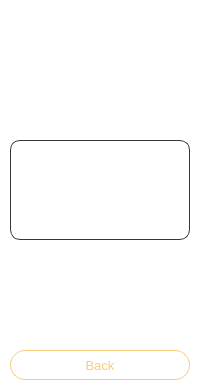
<?xml version="1.0" encoding="UTF-8"?>
<ui version="4.0">
 <class>SupportView</class>
 <widget class="QWidget" name="SupportView">
  <property name="geometry">
   <rect>
    <x>0</x>
    <y>0</y>
    <width>200</width>
    <height>390</height>
   </rect>
  </property>
  <property name="windowTitle">
   <string>OctoVault VPN</string>
  </property>
  <property name="styleSheet">
   <string notr="true">QWidget{
background-color: transparent;
}</string>
  </property>
  <widget class="QPushButton" name="btnBack">
   <property name="geometry">
    <rect>
     <x>10</x>
     <y>350</y>
     <width>180</width>
     <height>30</height>
    </rect>
   </property>
   <property name="font">
    <font>
     <pointsize>10</pointsize>
    </font>
   </property>
   <property name="styleSheet">
    <string notr="true">QPushButton{
background:transparent;
border: 1px solid #FACA7F;
border-radius: 15px;
color:#FACA7F;
}</string>
   </property>
   <property name="text">
    <string>Back</string>
   </property>
  </widget>
  <widget class="QLabel" name="lblDummy">
   <property name="geometry">
    <rect>
     <x>50</x>
     <y>20</y>
     <width>100</width>
     <height>100</height>
    </rect>
   </property>
   <property name="text">
    <string/>
   </property>
   <property name="pixmap">
    <pixmap resource="../assets/assets.qrc">:/img/images/intro_support.png</pixmap>
   </property>
   <property name="scaledContents">
    <bool>true</bool>
   </property>
  </widget>
  <widget class="QWidget" name="supportHolder" native="true">
   <property name="geometry">
    <rect>
     <x>10</x>
     <y>140</y>
     <width>180</width>
     <height>100</height>
    </rect>
   </property>
   <property name="styleSheet">
    <string notr="true">QWidget{
background:transparent;
border: 1px solid #36353a;
border-radius: 10px;
}</string>
   </property>
   <widget class="QWidget" name="chatHolder" native="true">
    <property name="geometry">
     <rect>
      <x>0</x>
      <y>10</y>
      <width>180</width>
      <height>20</height>
     </rect>
    </property>
    <property name="styleSheet">
     <string notr="true">QWidget{
border-color: transparent;
}</string>
    </property>
    <widget class="QLabel" name="lblChatLogo">
     <property name="geometry">
      <rect>
       <x>20</x>
       <y>0</y>
       <width>20</width>
       <height>20</height>
      </rect>
     </property>
     <property name="styleSheet">
      <string notr="true">QLabel{
border-color:transparent;
}</string>
     </property>
     <property name="text">
      <string/>
     </property>
     <property name="pixmap">
      <pixmap resource="../assets/assets.qrc">:/img/images/icon_chat.png</pixmap>
     </property>
     <property name="scaledContents">
      <bool>true</bool>
     </property>
    </widget>
    <widget class="QLabel" name="lblChat">
     <property name="geometry">
      <rect>
       <x>50</x>
       <y>2</y>
       <width>58</width>
       <height>16</height>
      </rect>
     </property>
     <property name="font">
      <font>
       <pointsize>10</pointsize>
      </font>
     </property>
     <property name="styleSheet">
      <string notr="true">QLabel{
border-color:transparent;
color:#FFFFFF;
}</string>
     </property>
     <property name="text">
      <string>Live chat</string>
     </property>
    </widget>
    <widget class="QPushButton" name="btnLiveChat">
     <property name="geometry">
      <rect>
       <x>0</x>
       <y>0</y>
       <width>180</width>
       <height>20</height>
      </rect>
     </property>
     <property name="styleSheet">
      <string notr="true">QPushButton{
background:transparent;
}</string>
     </property>
     <property name="text">
      <string/>
     </property>
    </widget>
   </widget>
   <widget class="QWidget" name="emailHolder" native="true">
    <property name="geometry">
     <rect>
      <x>0</x>
      <y>40</y>
      <width>180</width>
      <height>20</height>
     </rect>
    </property>
    <property name="styleSheet">
     <string notr="true">QWidget{
border-color: transparent;
}</string>
    </property>
    <widget class="QLabel" name="lblEmailLogo">
     <property name="geometry">
      <rect>
       <x>20</x>
       <y>0</y>
       <width>20</width>
       <height>20</height>
      </rect>
     </property>
     <property name="styleSheet">
      <string notr="true">QLabel{
border-color:transparent;
}</string>
     </property>
     <property name="text">
      <string/>
     </property>
     <property name="pixmap">
      <pixmap resource="../assets/assets.qrc">:/img/images/icon_email.png</pixmap>
     </property>
     <property name="scaledContents">
      <bool>true</bool>
     </property>
    </widget>
    <widget class="QLabel" name="lblEmail">
     <property name="geometry">
      <rect>
       <x>50</x>
       <y>2</y>
       <width>58</width>
       <height>16</height>
      </rect>
     </property>
     <property name="font">
      <font>
       <pointsize>10</pointsize>
      </font>
     </property>
     <property name="styleSheet">
      <string notr="true">QLabel{
border-color:transparent;
color:#FFFFFF;
}</string>
     </property>
     <property name="text">
      <string>Email</string>
     </property>
    </widget>
    <widget class="QPushButton" name="btnEmail">
     <property name="geometry">
      <rect>
       <x>0</x>
       <y>0</y>
       <width>180</width>
       <height>20</height>
      </rect>
     </property>
     <property name="styleSheet">
      <string notr="true">QPushButton{
background:transparent;
}</string>
     </property>
     <property name="text">
      <string/>
     </property>
    </widget>
   </widget>
   <widget class="QWidget" name="faqHolder" native="true">
    <property name="geometry">
     <rect>
      <x>0</x>
      <y>70</y>
      <width>180</width>
      <height>20</height>
     </rect>
    </property>
    <property name="styleSheet">
     <string notr="true">QWidget{
border-color: transparent;
}</string>
    </property>
    <widget class="QLabel" name="lblFaqLogo">
     <property name="geometry">
      <rect>
       <x>20</x>
       <y>0</y>
       <width>20</width>
       <height>20</height>
      </rect>
     </property>
     <property name="styleSheet">
      <string notr="true">QLabel{
border-color:transparent;
}</string>
     </property>
     <property name="text">
      <string/>
     </property>
     <property name="pixmap">
      <pixmap resource="../assets/assets.qrc">:/img/images/icon_faq.png</pixmap>
     </property>
     <property name="scaledContents">
      <bool>true</bool>
     </property>
    </widget>
    <widget class="QLabel" name="lblFaq">
     <property name="geometry">
      <rect>
       <x>50</x>
       <y>2</y>
       <width>58</width>
       <height>16</height>
      </rect>
     </property>
     <property name="font">
      <font>
       <pointsize>10</pointsize>
      </font>
     </property>
     <property name="styleSheet">
      <string notr="true">QLabel{
border-color:transparent;
color:#FFFFFF;
}</string>
     </property>
     <property name="text">
      <string>FAQ</string>
     </property>
    </widget>
    <widget class="QPushButton" name="btnFaq">
     <property name="geometry">
      <rect>
       <x>0</x>
       <y>0</y>
       <width>180</width>
       <height>20</height>
      </rect>
     </property>
     <property name="styleSheet">
      <string notr="true">QPushButton{
background:transparent;
}</string>
     </property>
     <property name="text">
      <string/>
     </property>
    </widget>
   </widget>
  </widget>
 </widget>
 <resources>
  <include location="../assets/assets.qrc"/>
 </resources>
 <connections/>
</ui>
